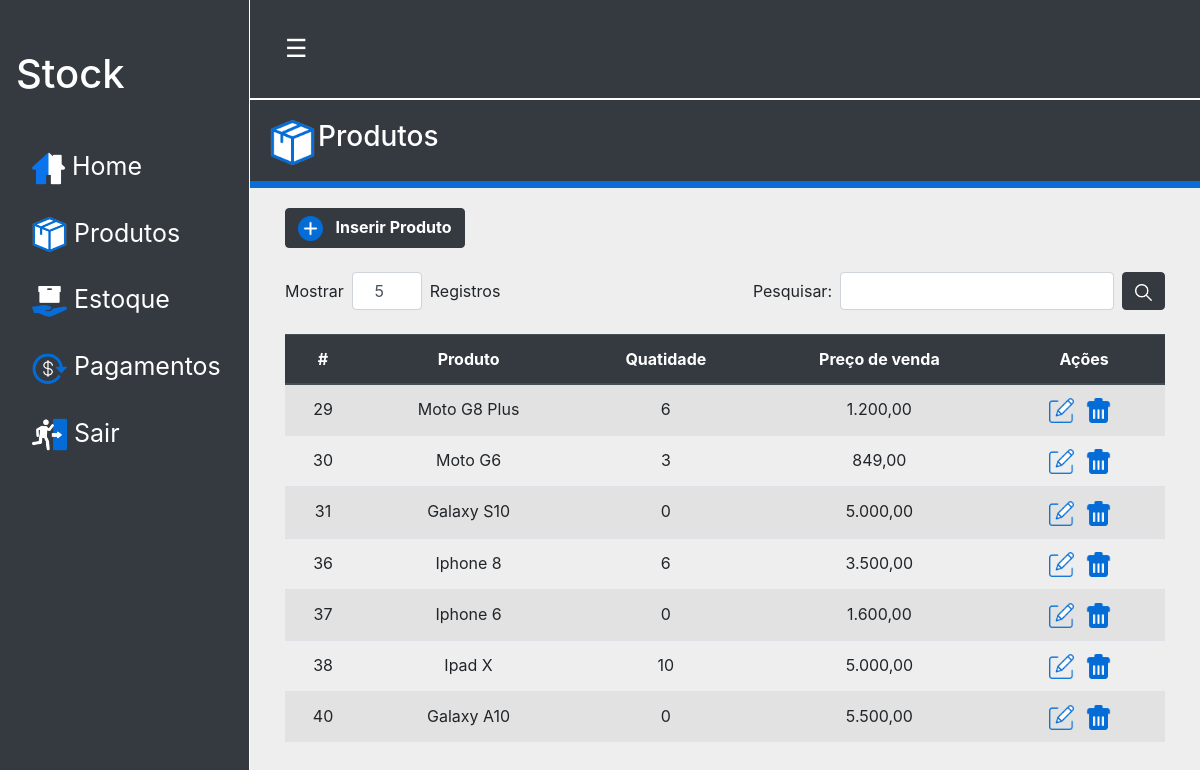
The page /pages/products.php on the database as committed earlier.
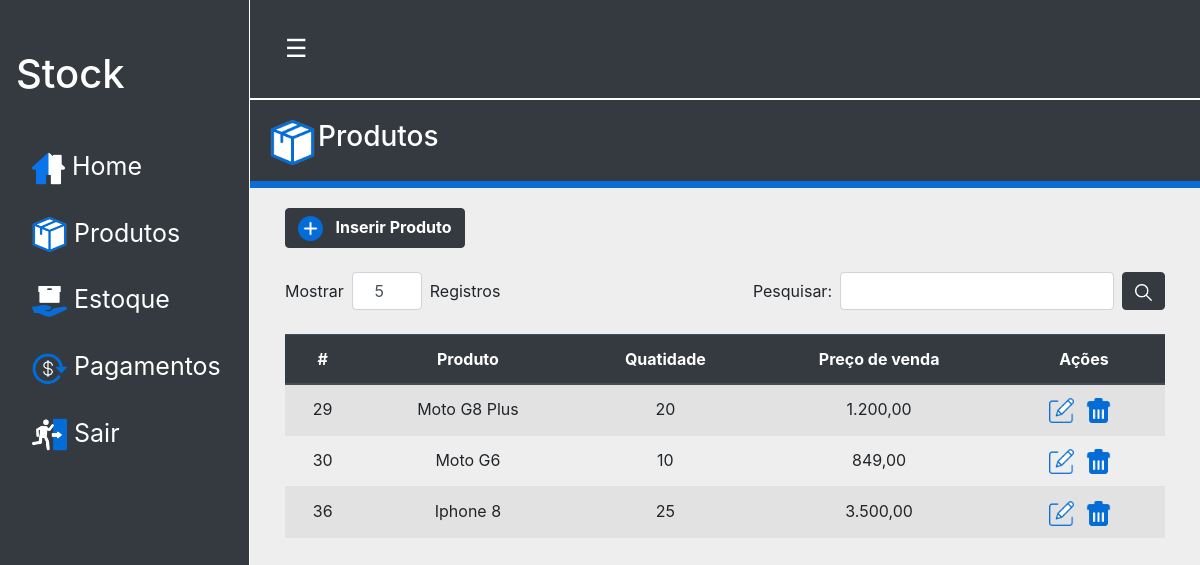
The same page on the database as committed later.
### tables this page shows
CREATE TABLE IF NOT EXISTS `products` (
  `id` int(11) unsigned NOT NULL AUTO_INCREMENT,
  `name` varchar(110) NOT NULL,
  `quantity` int(11) DEFAULT 0,
  `sale_price` decimal(10,2) NOT NULL DEFAULT 0.00,
  UNIQUE KEY `name` (`name`),
  KEY `id` (`id`)
);

### management/services_products/getProducts.php (called while the page is built)
<?php
$products = new Products();
if (!empty($_GET['search'])){
    $search = "%".$_GET['search']."%";
    $products = $products->getProducts($search);
} else {
    $products = $products->getProducts();
}
?>

### class/connection.php (called while the page is built, shortened)
<?php
class Connection
{
	public function __construct()
	{
		try {
			$this->pdo = new PDO("mysql:dbname=stock;host=localhost", "root", "");
		} catch(PDOException $e) {
			echo "Erro: " . $e->getMessage();
		}
	}
}

### class/products.php (called while the page is built, shortened)
<?php
include_once "Connection.php";
class Products extends Connection{
	public function getProducts($search = null)
	{
		if ($search){
			$query = "SELECT * FROM products WHERE name LIKE :search ORDER BY id";
		} else {
			$query = "SELECT * FROM products ORDER BY id";
		}
		$sql = $this->pdo->prepare($query);
		$sql->bindValue(':search', $search);
		$sql->execute();
		if ($sql->errorCode() != "00000") {
			return false;
		} else {
			if ($sql->rowCount() > 0){
				return $sql->fetchAll();
			} else {
				return array();
			}
		}
	}
}

### help/helps.php (called while the page is built, shortened)
<?php
function format_currency_brl($number) {
	return number_format($number, 2, ',', '.');
}

### pages/products.php (the view, shortened to what this page needs)
<?php
require "../class/products.php";
require "../management/services_products/getProducts.php";
require "../help/helps.php";
require "../layout/header.php";
?>
  	<div class="bg-dark text-white retractable title-menu"><img src="../assets/image/prod.png" class="float-left" width="45">
  		<h3 class="ml-5"> Produtos</h3>
  	</div>
  	<div class="retractable body-menu ">
	  	<div class="container-fluid ">
			<a class="btn btn-dark btn-add" data-toggle="modal" href="#modalAdd"><img src="../assets/image/mais.png" width="25" class="mr-2">
  				<span><strong>Inserir Produto</strong></span>
  			</a>
  		</div>
  		<div class="container-fluid mt-4">
  			<div class="row">
  				<div class="col-lg d-flex align-items-center">
  					<span>Mostrar</span>
  					<input type="number" name="show-products" min="1" max="15" value="5" class="ml-2 mr-2 text-center form-control form-number">
  					<span>Registros</span>
  				</div>
  				<div class="col-lg">
					<div class="container-fluid d-flex justify-content-end p-0" style="min-width: 330px" >
						<form method="GET" class="form-inline">
							<span>Pesquisar:</span>
							<input type="text" name="search" class="form-control ml-2 mr-2">
  							<button type="submit" class="btn btn-dark"><img src="../assets/image/search2.png" width="17"></button>
						</form>
					</div>
				</div>
			</div>
		</div>
		<div class="container-fluid mt-4">
			<div class="table-resposive">
				<table class="table table-striped table-hover text-center">
					<thead class="thead-dark">
						<tr>
							<th>#</th>
							<th>Produto</th>
							<th>Quatidade</th>
							<th>Preço de venda</th>
							<th>Ações</th>
						</tr>
					</thead>
					<tbody>
						<?php if (!empty($products)): ?>
							<?php foreach($products as $key => $value): ?>
								<tr>
									<td><?= $value['id'];?></td>
									<td><?= $value['name'];?></td>
									<td><?= $value['quantity'];?></td>
									<td><?= format_currency_brl($value['sale_price']);?></td>
									<td>
										<a href='#'>
											<img src="../assets/image/edit.png" width="25" title="Editar" class="mr-2">
										</a>
										<a href="#" data-href="../management/services_products/deleteProducts.php?id=<?=$value['id']?>" data-toggle="modal" data-target="#confirm-delete">
											<img src="../assets/image/lixo.png" width="25" title="Excluir" class="mr-2">
										</a>
									</td>
							<?php endforeach; ?>
						<?php else: ?>
							<tr>
								<td colspan='5'>Nenhum Produto Cadastrado</td>
							</td>
						<?php endif; ?>
					</tbody>
				</table>
			</div>
		</div>
	</div>
<?php require "../layout/footer.php" ?>

### layout/header.php (shortened to what this page needs)
<!DOCTYPE html>
<html>
<head>
    <link rel="stylesheet" type="text/css" href="../assets/css/bootstrap.min.css">
    <link rel="stylesheet" type="text/css" href="../assets/css/style.css">
</head>
<body>
	<div id="mySidebar" class="sidebar bg-dark">
  		<a href="../index.php" class="logo"><h1 class="ml-3">Stock</h1></a>
  		<a href="../index.php" class="item-menu"><img src="../assets/image/home.png" width="33"> Home</a>
  		<a href="products.php" class="item-menu"><img src="../assets/image/prod.png" width="35"> Produtos</a>
  		<a href="stock.php" class="item-menu"><img src="../assets/image/stok.png" width="35"> Estoque</a>
  		<a href="payments.php" class="item-menu"><img src="../assets/image/pg.png" width="35"> Pagamentos</a>
  		<a href="https://google.com" class="item-menu"><img src="../assets/image/out.png" width="35"> Sair</a>
	</div>
	<div id="main" class="bg-dark menu retractable">
  		<button class="openbtn btn-dark" onclick="">&#9776;</button>
  	</div>

### layout/footer.php (shortened to what this page needs)
</body>
</html>

### assets/css/style.css (style rules this page uses)
body { background-color: #eee; }
.sidebar { height: 100%; width: 0; position: fixed; z-index: 1; top: 0; left: 0; overflow-x: hidden; padding-top: 50px; transition: 0.2s; border-right: 1px solid white; }
.logo { color:white; text-decoration:none!important; }
.logo h1 { padding-bottom:30px; }
.item-menu { padding: 12px 12px 12px 32px; margin-top:5px; text-decoration: none!important; font-size: 25px; color: #fff; display: block; }
.menu { border-bottom: 2px solid #fff; }
.openbtn { font-size: 25px; cursor: pointer; color: white; padding: 10px 15px; border: none; transition: margin-left 0.2s; }
#main, .retractable { transition: margin-left 0.2s; padding: 20px; }
.title-menu { border-bottom: 7px solid #0a6cd6; }
.form-number { width:70px!important; }

Rows that differ between the two databases and show on the page:
removed products: id "31", name "Galaxy S10", quantity "0", sale_price "5.000,00"
removed products: id "37", name "Iphone 6", quantity "0", sale_price "1.600,00"
removed products: id "38", name "Ipad X", quantity "10", sale_price "5.000,00"
removed products: id "40", name "Galaxy A10", quantity "0", sale_price "5.500,00"
changed products "Moto G8 Plus": quantity "6" → "20"
changed products "Moto G6": quantity "3" → "10"
changed products "Iphone 8": quantity "6" → "25"
